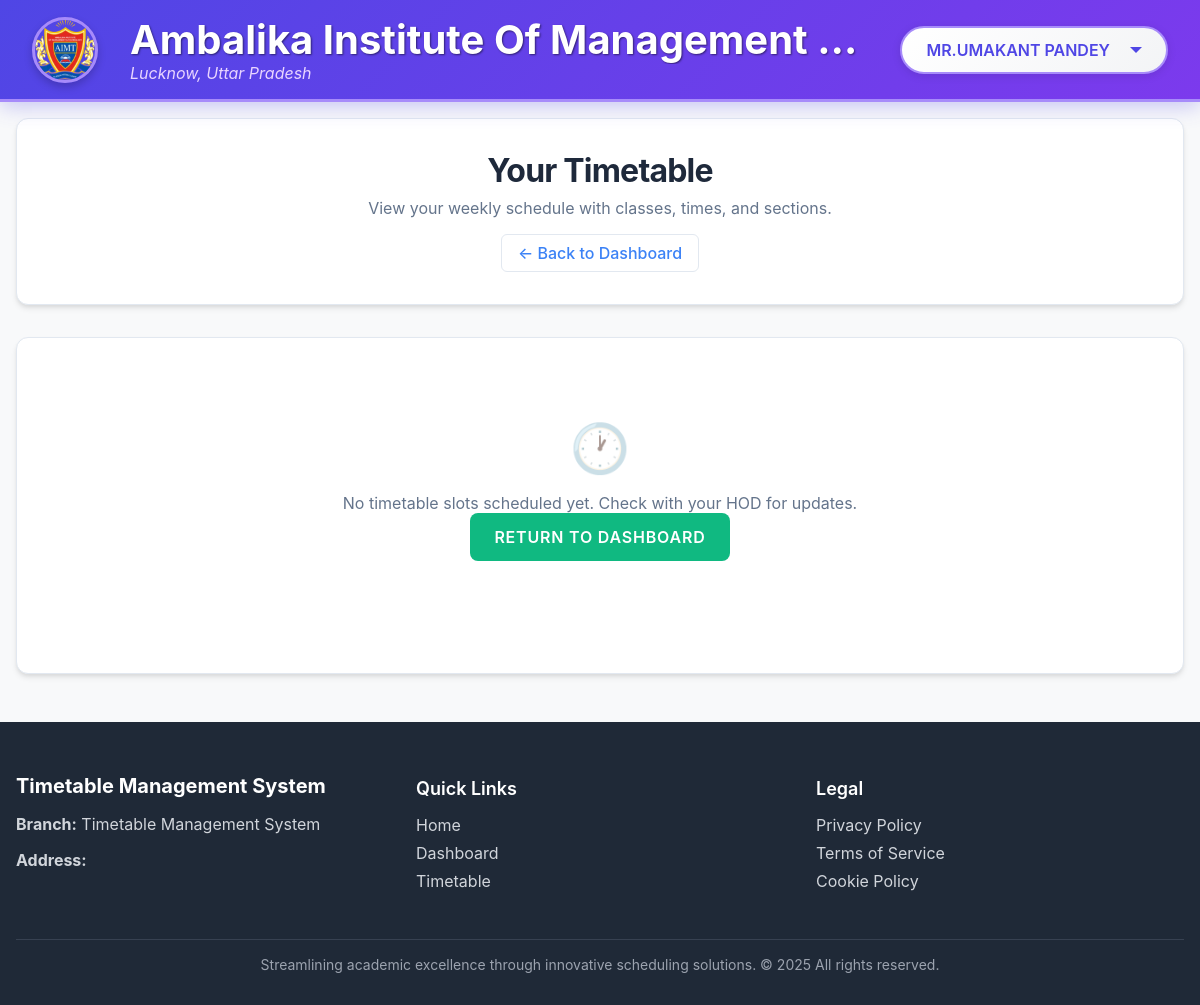
The page /faculty/faculty_timetable.php (signed in) on the database as committed earlier.
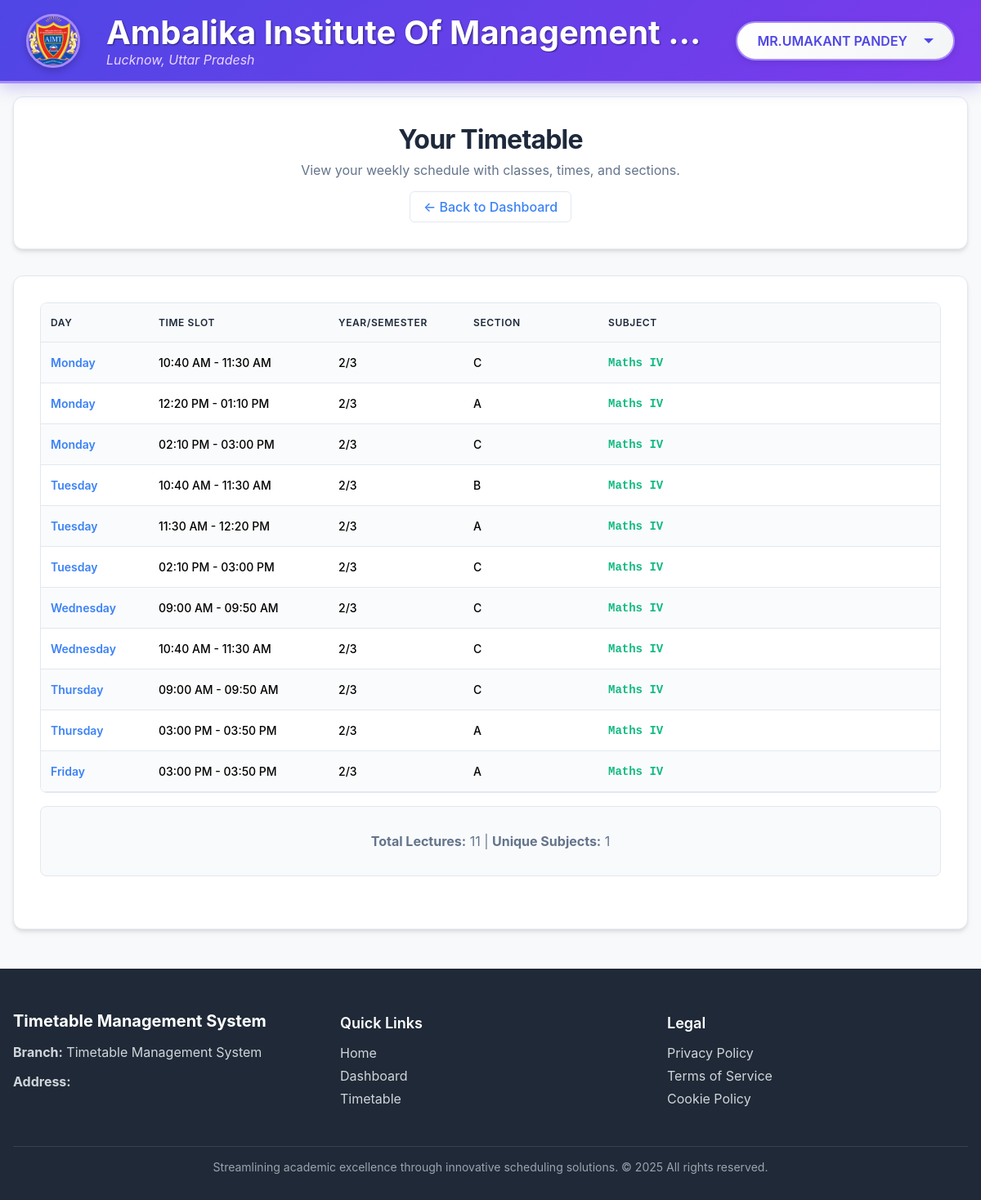
The same page on the database as committed later.
### tables this page shows
CREATE TABLE IF NOT EXISTS `hod` (
  `hod_id` int NOT NULL AUTO_INCREMENT,
  `user_id` int NOT NULL,
  `branch_id` int NOT NULL,
  `hod_name` varchar(100) NOT NULL,
  `email` varchar(100) NOT NULL,
  `created_by` int NOT NULL,
  `created_at` timestamp NULL DEFAULT CURRENT_TIMESTAMP,
  `college_name` varchar(255) DEFAULT NULL,
  `address` varchar(255) DEFAULT NULL,
  `college_logo` varchar(255) DEFAULT NULL,
  PRIMARY KEY (`hod_id`),
  UNIQUE KEY `email` (`email`),
  KEY `user_id` (`user_id`),
  KEY `branch_id` (`branch_id`),
  KEY `created_by` (`created_by`),
  CONSTRAINT `hod_ibfk_1` FOREIGN KEY (`user_id`) REFERENCES `users` (`user_id`) ON DELETE CASCADE,
  CONSTRAINT `hod_ibfk_2` FOREIGN KEY (`branch_id`) REFERENCES `branches` (`branch_id`) ON DELETE CASCADE,
  CONSTRAINT `hod_ibfk_3` FOREIGN KEY (`created_by`) REFERENCES `users` (`user_id`) ON DELETE RESTRICT
);

CREATE TABLE IF NOT EXISTS `timetable_slots` (
  `slot_id` int NOT NULL AUTO_INCREMENT,
  `section_id` int NOT NULL,
  `subject_id` int NOT NULL,
  `faculty_id` int NOT NULL,
  `room_id` int NOT NULL,
  `day_of_week` enum('Monday','Tuesday','Wednesday','Thursday','Friday','Saturday') NOT NULL,
  `start_time` time NOT NULL,
  `end_time` time NOT NULL,
  `created_at` timestamp NULL DEFAULT CURRENT_TIMESTAMP,
  PRIMARY KEY (`slot_id`),
  UNIQUE KEY `section_id` (`section_id`,`day_of_week`,`start_time`),
  UNIQUE KEY `faculty_id` (`faculty_id`,`day_of_week`,`start_time`),
  UNIQUE KEY `room_id` (`room_id`,`day_of_week`,`start_time`),
  KEY `subject_id` (`subject_id`),
  CONSTRAINT `timetable_slots_ibfk_1` FOREIGN KEY (`section_id`) REFERENCES `sections` (`section_id`) ON DELETE CASCADE,
  CONSTRAINT `timetable_slots_ibfk_2` FOREIGN KEY (`subject_id`) REFERENCES `subjects` (`subject_id`) ON DELETE CASCADE,
  CONSTRAINT `timetable_slots_ibfk_3` FOREIGN KEY (`faculty_id`) REFERENCES `faculty` (`faculty_id`) ON DELETE CASCADE,
  CONSTRAINT `timetable_slots_ibfk_4` FOREIGN KEY (`room_id`) REFERENCES `rooms` (`room_id`) ON DELETE CASCADE
);

CREATE TABLE IF NOT EXISTS `sections` (
  `section_id` int NOT NULL AUTO_INCREMENT,
  `branch_id` int NOT NULL,
  `section_name` varchar(50) NOT NULL,
  `room_id` int DEFAULT NULL,
  `year` int NOT NULL,
  `semester` int NOT NULL,
  `created_at` timestamp NULL DEFAULT CURRENT_TIMESTAMP,
  PRIMARY KEY (`section_id`),
  UNIQUE KEY `branch_id` (`branch_id`,`section_name`,`year`,`semester`),
  KEY `room_id` (`room_id`),
  CONSTRAINT `sections_ibfk_1` FOREIGN KEY (`branch_id`) REFERENCES `branches` (`branch_id`) ON DELETE CASCADE,
  CONSTRAINT `sections_ibfk_2` FOREIGN KEY (`room_id`) REFERENCES `rooms` (`room_id`) ON DELETE SET NULL
);

CREATE TABLE IF NOT EXISTS `subjects` (
  `subject_id` int NOT NULL AUTO_INCREMENT,
  `branch_id` int NOT NULL,
  `subject_code` varchar(20) NOT NULL,
  `subject_name` varchar(100) NOT NULL,
  `weekly_hours` int NOT NULL,
  `type` enum('T','P') NOT NULL DEFAULT 'T',
  `year` int NOT NULL DEFAULT '1',
  `semester` int NOT NULL DEFAULT '1',
  `created_at` timestamp NULL DEFAULT CURRENT_TIMESTAMP,
  PRIMARY KEY (`subject_id`),
  UNIQUE KEY `subject_code` (`subject_code`),
  KEY `branch_id` (`branch_id`),
  KEY `idx_year_sem` (`year`,`semester`),
  CONSTRAINT `subjects_ibfk_1` FOREIGN KEY (`branch_id`) REFERENCES `branches` (`branch_id`) ON DELETE CASCADE
);

### faculty/faculty_timetable.php (the view, shortened to what this page needs)
<?php
include '../include/db.php';
$faculty_id = $_SESSION['faculty_id'];
$timetable_query = "SELECT ts.day_of_week, ts.start_time, ts.end_time, sec.section_name, sec.year, sec.semester, sub.subject_name
                    FROM timetable_slots ts
                    JOIN sections sec ON ts.section_id = sec.section_id
                    JOIN subjects sub ON ts.subject_id = sub.subject_id
                    WHERE ts.faculty_id = $faculty_id
                    ORDER BY FIELD(ts.day_of_week, 'Monday', 'Tuesday', 'Wednesday', 'Thursday', 'Friday', 'Saturday'), ts.start_time";
$timetable_result = mysqli_query($conn, $timetable_query);
$timetable_slots = [];
while ($row = mysqli_fetch_assoc($timetable_result)) {
    $timetable_slots[] = $row;
}
?>
<?php include 'header.php'; ?>
<div class="page-container">
    <header class="page-header">
        <div class="header-content">
            <h1 class="page-title">Your Timetable</h1>
            <p class="page-subtitle">View your weekly schedule with classes, times, and sections.</p>
            <a href="faculty_dashboard.php" class="back-btn">← Back to Dashboard</a>
        </div>
    </header>
    <main class="page-main">
        <section class="timetable-section">
            <?php if (empty($timetable_slots)): ?>
                <div class="empty-state">
                    <div class="empty-icon">🕐</div>
                    <p class="empty-text">No timetable slots scheduled yet. Check with your HOD for updates.</p>
                    <a href="faculty_dashboard.php" class="btn-secondary">Return to Dashboard</a>
                </div>
            <?php else: ?>
                <div class="table-wrapper">
                    <table class="timetable-table">
                        <thead>
                            <tr>
                                <th>Day</th>
                                <th>Time Slot</th>
                                <th>Year/Semester</th>
                                <th>Section</th>
                                <th>Subject</th>
                            </tr>
                        </thead>
                        <tbody>
                            <?php foreach ($timetable_slots as $index => $slot): ?>
                                <tr class="<?php echo ($index % 2 == 0) ? 'table-row-alt' : ''; ?>">
                                    <td class="table-cell-day"><?php echo ucfirst($slot['day_of_week']); ?></td>
                                    <td class="table-cell-time"><?php echo date('h:i A', strtotime($slot['start_time'])) . ' - ' . date('h:i A', strtotime($slot['end_time'])); ?></td>
                                    <td class="table-cell-year"><?php echo $slot['year'] . '/' . $slot['semester']; ?></td>
                                    <td class="table-cell-section"><?php echo htmlspecialchars($slot['section_name']); ?></td>
                                    <td class="table-cell-subject"><?php echo htmlspecialchars($slot['subject_name']); ?></td>
                                </tr>
                            <?php endforeach; ?>
                        </tbody>
                    </table>
                </div>
                <div class="timetable-summary">
                    <p><strong>Total Lectures:</strong> <?php echo count($timetable_slots); ?> | <strong>Unique Subjects:</strong> <?php echo count(array_unique(array_column($timetable_slots, 'subject_name'))); ?></p>
                </div>
            <?php endif; ?>
        </section>
    </main>
</div>
<?php include 'footer.php'; ?>

### faculty/header.php (shortened to what this page needs)
<?php
include '../include/db.php';
$user_name = "User Profile";
$college_name = "College Name";
$college_address = "College Address";
$college_logo = "https://placehold.co/100x100/A0AEC0/4A5563?text=U";
if (isset($_SESSION['user_id']) && isset($_SESSION['role']) && $_SESSION['role'] === 'faculty') {
    $user_name = htmlspecialchars($_SESSION['faculty_name'] ?? 'Faculty Member');
    $branch_id = (int)$_SESSION['branch_id'];
    $query = "SELECT h.college_name, h.address, h.college_logo
              FROM hod h
              WHERE h.branch_id = $branch_id
              LIMIT 1";
    $result = mysqli_query($conn, $query);
    if ($result && mysqli_num_rows($result) > 0) {
        $hod_data = mysqli_fetch_assoc($result);
        $college_name = htmlspecialchars($hod_data['college_name']);
        $college_address = htmlspecialchars($hod_data['address']);
        $college_logo = !empty($hod_data['college_logo']) ? '../logo/' . htmlspecialchars($hod_data['college_logo']) : $college_logo;
    }
}
?>
<!DOCTYPE html>
<html lang="en">
<head>
</head>
<body>
    <header class="header-container">
        <div class="header-left">
            <img class="college-logo" src="<?php echo htmlspecialchars($college_logo); ?>" alt="College Logo">
            <div class="college-info">
                <span class="college-name"><?php echo $college_name; ?></span>
                <span class="college-address"><?php echo $college_address; ?></span>
            </div>
        </div>
        <div class="header-right">
            <div id="profile-menu-button" class="profile-button">
                <span class="profile-name"><?php echo $user_name; ?></span>
                <div class="profile-arrow"></div>
            </div>
        </div>
    </header>
</body>
</html>

### faculty/footer.php (shortened to what this page needs)
<?php
include '../include/db.php';
if (isset($_SESSION['user_id']) && $_SESSION['role'] === 'hod') {
    $query = "SELECT b.branch_name, h.college_name, h.address FROM hod h JOIN branches b ON h.branch_id = b.branch_id WHERE h.user_id = " . (int)$_SESSION['user_id'];
    $result = mysqli_query($conn, $query);
    if ($result && mysqli_num_rows($result) > 0) {
        $hod_data = mysqli_fetch_assoc($result);
        $branch_name = $hod_data['branch_name'];
        $college_name = $hod_data['college_name'] ?? 'Unknown College';
        $college_address = $hod_data['address'] ?? 'No address available';
    } else {
        $branch_name = 'Unknown Branch';
        $college_name = 'Unknown College';
        $college_address = 'No address available';
    }
} else {
    $branch_name = 'Timetable Management System';
    $college_name = 'Timetable Management System';
    $college_address = '';
}
?>
<footer>
    <div class="footer-container">
        <div class="footer-grid">
            <div class="footer-section">
                <h3><?php echo htmlspecialchars($college_name); ?></h3>
                <p><strong>Branch:</strong> <?php echo htmlspecialchars($branch_name); ?></p>
                <p><strong>Address:</strong> <?php echo htmlspecialchars($college_address); ?></p>
            </div>
            <div class="footer-section">
                <h4>Quick Links</h4>
                <ul>
                    <li><a href="hod_dashboard.php">Home</a></li>
                    <li><a href="hod_dashboard.php">Dashboard</a></li>
                    <li><a href="#">Timetable</a></li>
                </ul>
            </div>
            <div class="footer-section">
                <h4>Legal</h4>
                <ul>
                    <li><a href="#">Privacy Policy</a></li>
                    <li><a href="#">Terms of Service</a></li>
                    <li><a href="#">Cookie Policy</a></li>
                </ul>
            </div>
        </div>
        <div class="footer-bottom">
            <p>Streamlining academic excellence through innovative scheduling solutions. © <?php echo date("Y"); ?> All rights reserved.</p>
        </div>
    </div>
</footer>
</body>
</html>

### faculty/header.php (style rules this page uses)
body { font-family: -apple-system, BlinkMacSystemFont, "Segoe UI", Roboto, Helvetica, Arial, sans-serif; background-color: #f8f9fa; margin: 0; padding: 0; }
.header-container { background: linear-gradient(135deg, #4f46e5 0%, #7c3aed 100%); box-shadow: 0 4px 20px rgba(79, 70, 229, 0.3); padding: 1rem 2rem; display: flex; justify-content: space-between; align-items: center; position: sticky; top: 0; z-index: 1000; border-bottom: 3px solid #a78bfa; }
.header-left { display: flex; align-items: center; flex-grow: 1; flex-basis: 0; min-width: 0; max-width: 75%; }
.college-logo { width: 60px; height: 60px; border-radius: 50%; object-fit: cover; margin-right: 1rem; border: 3px solid #a78bfa; flex-shrink: 0; box-shadow: 0 4px 8px rgba(0, 0, 0, 0.2); }
.college-info { display: flex; flex-direction: column; line-height: 1.2; min-width: 0; flex-grow: 1; }
.college-name { font-size: 2.5rem; font-weight: 700; color: #ffffff; white-space: nowrap; overflow: hidden; text-overflow: ellipsis; padding-left: 1rem; text-shadow: 1px 1px 2px rgba(0, 0, 0, 0.5); }
.college-address { font-size: 1rem; color: #e9d5ff; white-space: nowrap; overflow: hidden; text-overflow: ellipsis; padding-left: 1rem; font-style: italic; }
.header-right { position: relative; display: flex; align-items: center; margin-left: 1rem; flex-shrink: 0; }
.profile-button { cursor: pointer; padding: 0.75rem 1.5rem; background: linear-gradient(135deg, #ffffff 0%, #f3f4f6 100%); border: 2px solid #a78bfa; border-radius: 25px; display: flex; align-items: center; transition: all 0.3s ease-in-out; min-width: 140px; justify-content: flex-end; position: relative; box-shadow: 0 2px 10px rgba(0, 0, 0, 0.1); }
.profile-name { font-size: 1rem; font-weight: 600; color: #4f46e5; margin-right: 0.75rem; white-space: nowrap; overflow: hidden; text-overflow: ellipsis; }
.profile-arrow { width: 0; height: 0; border-left: 6px solid transparent; border-right: 6px solid transparent; border-top: 6px solid #4f46e5; margin-left: 0.5rem; transition: transform 0.3s ease-in-out; }

### faculty/footer.php (style rules this page uses)
footer { background-color: #1f2937; color: #ffffff; padding: 2rem 0; margin-top: 2rem; }
.footer-container { max-width: 1200px; margin: 0 auto; padding: 0 1rem; }
.footer-grid { display: grid; grid-template-columns: 1fr; gap: 2rem; margin-bottom: 2rem; }
.footer-section { text-align: center; }
.footer-section h3 { font-size: 1.25rem; font-weight: bold; margin-bottom: 0.5rem; }
.footer-section h4 { font-size: 1.125rem; font-weight: 600; margin-bottom: 1rem; }
.footer-section p { color: #d1d5db; margin-bottom: 0.5rem; }
.footer-section ul { list-style: none; padding: 0; }
.footer-section li { margin-bottom: 0.5rem; }
.footer-section a { color: #d1d5db; text-decoration: none; transition: color 0.2s ease; }
.footer-bottom { border-top: 1px solid #374151; padding-top: 1rem; text-align: center; }
.footer-bottom p { color: #9ca3af; font-size: 0.875rem; margin: 0; }
@media (min-width: 768px) { .footer-grid { grid-template-columns: repeat(3, 1fr); gap: 2rem; } }
@media (min-width: 768px) { .footer-section { text-align: left; } }

Rows that differ between the two databases and show on the page:
added timetable_slots: day_of_week "Monday", start_time "10:40 AM", end_time "11:30 AM", section.year "2", section.semester "3", section.section_name "C", subject.subject_name "Maths IV"
added timetable_slots: day_of_week "Monday", start_time "12:20 PM", end_time "01:10 PM", section.year "2", section.semester "3", section.section_name "A", subject.subject_name "Maths IV"
added timetable_slots: day_of_week "Monday", start_time "02:10 PM", end_time "03:00 PM", section.year "2", section.semester "3", section.section_name "C", subject.subject_name "Maths IV"
added timetable_slots: day_of_week "Tuesday", start_time "10:40 AM", end_time "11:30 AM", section.year "2", section.semester "3", section.section_name "B", subject.subject_name "Maths IV"
added timetable_slots: day_of_week "Tuesday", start_time "11:30 AM", end_time "12:20 PM", section.year "2", section.semester "3", section.section_name "A", subject.subject_name "Maths IV"
added timetable_slots: day_of_week "Tuesday", start_time "02:10 PM", end_time "03:00 PM", section.year "2", section.semester "3", section.section_name "C", subject.subject_name "Maths IV"
added timetable_slots: day_of_week "Wednesday", start_time "09:00 AM", end_time "09:50 AM", section.year "2", section.semester "3", section.section_name "C", subject.subject_name "Maths IV"
added timetable_slots: day_of_week "Wednesday", start_time "10:40 AM", end_time "11:30 AM", section.year "2", section.semester "3", section.section_name "C", subject.subject_name "Maths IV"
added timetable_slots: day_of_week "Thursday", start_time "09:00 AM", end_time "09:50 AM", section.year "2", section.semester "3", section.section_name "C", subject.subject_name "Maths IV"
added timetable_slots: day_of_week "Thursday", start_time "03:00 PM", end_time "03:50 PM", section.year "2", section.semester "3", section.section_name "A", subject.subject_name "Maths IV"
added timetable_slots: day_of_week "Friday", start_time "03:00 PM", end_time "03:50 PM", section.year "2", section.semester "3", section.section_name "A", subject.subject_name "Maths IV"
Other text that changed with them:
count($timetable_slots): (not shown) → "11"
count(array_unique(array_column($timetable_slots, 'subject_name'))): (not shown) → "1"
text no longer shown: "🕐 No timetable slots scheduled yet. Check with your HOD for updates. RETURN TO DASHBOARD"
text now shown: "DAY TIME SLOT YEAR/SEMESTER SECTION SUBJECT Total Lectures: | Unique Subjects:"
